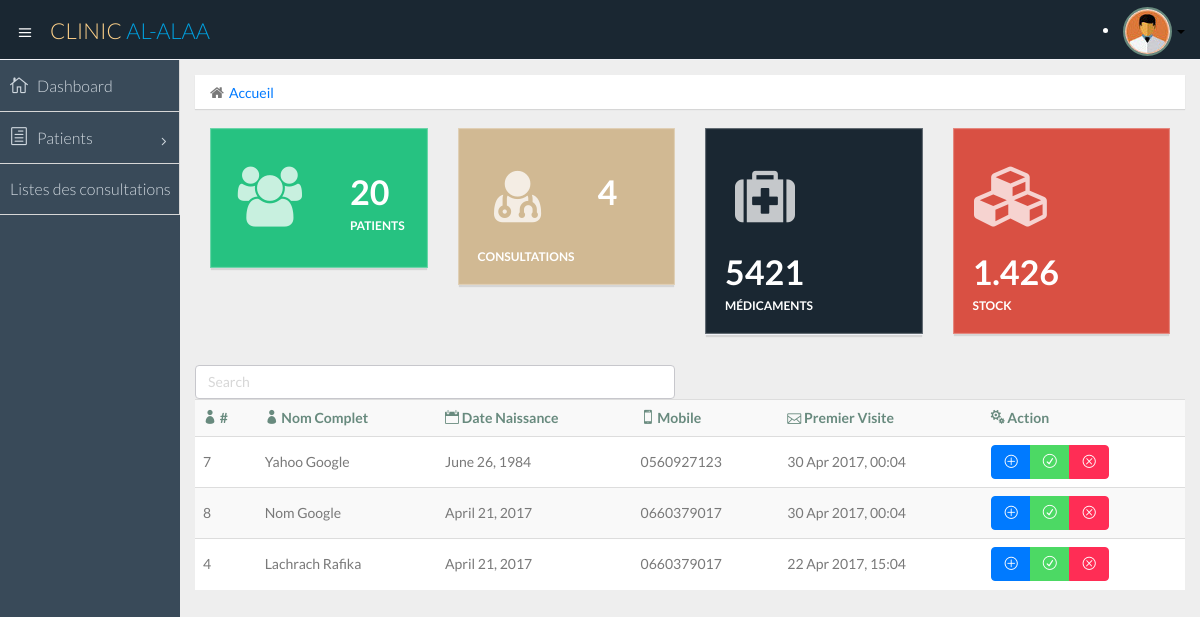
/clinic/ (signed in), run on the app's committed database.
### clinic/models.py (models this page shows, shortened)
class Patient(models.Model):
    Nom = models.CharField(max_length=100)
    Prenom = models.CharField(max_length=100)
    choice = (
        ('M', 'Male'),
        ('F', 'Female'),
    )
    Gendre = models.CharField(max_length=1, choices=choice, default='M')
    Date_Naissance = models.DateField(blank=True)
    Age = models.CharField(max_length=10 , blank=True)
    Adresse = models.CharField(max_length=100, blank=True)
    Mobile = models.CharField(max_length=10, blank=True)
    create_date = models.DateTimeField(auto_now=True)
    NSS = models.CharField(max_length=10, blank=True)

### clinic/views.py (the view)
@login_required
def index(request):
    patient_list = Patient.objects.order_by('-Nom')[:3]
    cc = Consultation.objects.count()
    pc = Patient.objects.count()
    drug = Drug.objects.count()
    context_dict = {'patientcount': Patient.objects.count()}
    return render(request, 'clinic/index.html', {'list_patient': patient_list, 'counscount': cc ,'patientcount': pc, 'drugcount' : drug})

### templates/clinic/index.html (shortened to what this page needs)
{% extends 'clinic/base.html' %}
{% load staticfiles %}
{% block body_block %}
    <section id="main-content">
          <section class="wrapper">
		  <div class="row">
				<div class="col-lg-12">
					<ol class="breadcrumb">
						<li><i class="fa fa-home"></i><a href="{% url 'clinic:index' %}">Accueil</a></li>
					</ol>
				</div>
			</div>
				<a href="{% url 'clinic:patients_list' %}" class="col-lg-3 col-md-3 col-sm-12 col-xs-12">
					<div class="info-box green-bg">
						<i class="fa fa-group"></i>
						<div class="count">{{ patientcount }}</div>
						<div class="title">Patients</div>
					</div>
				</a>
				<a href="{% url 'clinic:consultation' %}" class="col-lg-3 col-md-3 col-sm-12 col-xs-12">
					<div class="info-box brown-bg">
						<i class="fa fa-user-md"></i>
						<div class="count">{{ counscount }}</div>
						<div class="title">Consultations</div>
					</div>
				</a>
				<div class="col-lg-3 col-md-3 col-sm-12 col-xs-12">
					<div class="info-box dark-bg">
						<i class="fa fa-medkit"></i>
						<div class="count">{{ drugcount }}</div>
						<div class="title">Médicaments</div>
					</div>
				</div>
				<div class="col-lg-3 col-md-3 col-sm-12 col-xs-12">
					<div class="info-box red-bg">
						<i class="fa fa-cubes"></i>
						<div class="count">1.426</div>
						<div class="title">Stock</div>
					</div>
				</div>
            <div class="row">
              <div class="col-lg-6">
                      <form class="navbar-form-lg">
                          <input class="form-control" placeholder="Search" type="text" id="searchpatient" name="searchpatient">
                      </form>
              </div>
			</div>
        <section class="panel">
            <table class="table table-striped table-advance table-hover" id="table">
                <tbody>
                    <tr>
                        <th><i class="icon_profile"></i> # </th>
                        <th><i class="icon_profile"></i> Nom Complet </th>
                        <th><i class="icon_calendar"></i> Date Naissance</th>
                        <th><i class="icon_mobile"></i> Mobile</th>
                        <th><i class="icon_mail_alt"></i> Premier Visite</th>
                        <th><i class="icon_cogs"></i> Action</th>
                    </tr>
                    {% if list_patient %}
                        {% for malades in list_patient %}
                    <tr>
                        <td>{{ malades.pk }}</td>
                        <td>{{ malades.Nom|capfirst }} {{ malades.Prenom|capfirst }}</td>
                        <td>{{ malades.Date_Naissance }}</td>
                        <td>{{ malades.Mobile }}</td>
                        <td>{{ malades.create_date|date:"d M Y, H:m " }}</td>
                        <td>
                            <div class="btn-group">
                                <a class="btn btn-primary" href="#"><i class="icon_plus_alt2"></i></a>
                                <a class="btn btn-success" href="#"><i class="icon_check_alt2"></i></a>
                                <a class="btn btn-danger" href="{% url 'clinic:patients' malades.id %}"><i class="icon_close_alt2"></i></a>
                            </div>
                        </td>
                        {% endfor %}
                    {% else %}
                        <td><strong>There's no patients</strong></td>
                    </tr>
                    {% endif %}
                    </tr>
                </tbody>
            </table>
            <div class="col-lg-12">
                    </div>
        </section>
           </section>
      </section>
{% endblock %}-->

### data on the page
Patient: pk "7", Nom "Yahoo", Prenom "Google", Date_Naissance "June 26, 1984", Mobile "0560927123", create_date "30 Apr 2017, 00:04"
Patient: pk "8", Nom "Nom", Prenom "Google", Date_Naissance "April 21, 2017", Mobile "0660379017", create_date "30 Apr 2017, 00:04"
Patient: pk "4", Nom "Lachrach", Prenom "Rafika", Date_Naissance "April 21, 2017", Mobile "0660379017", create_date "22 Apr 2017, 15:04"

### other printed values
{{ patientcount }} "20"
{{ counscount }} "4"
{{ drugcount }} "5421"
